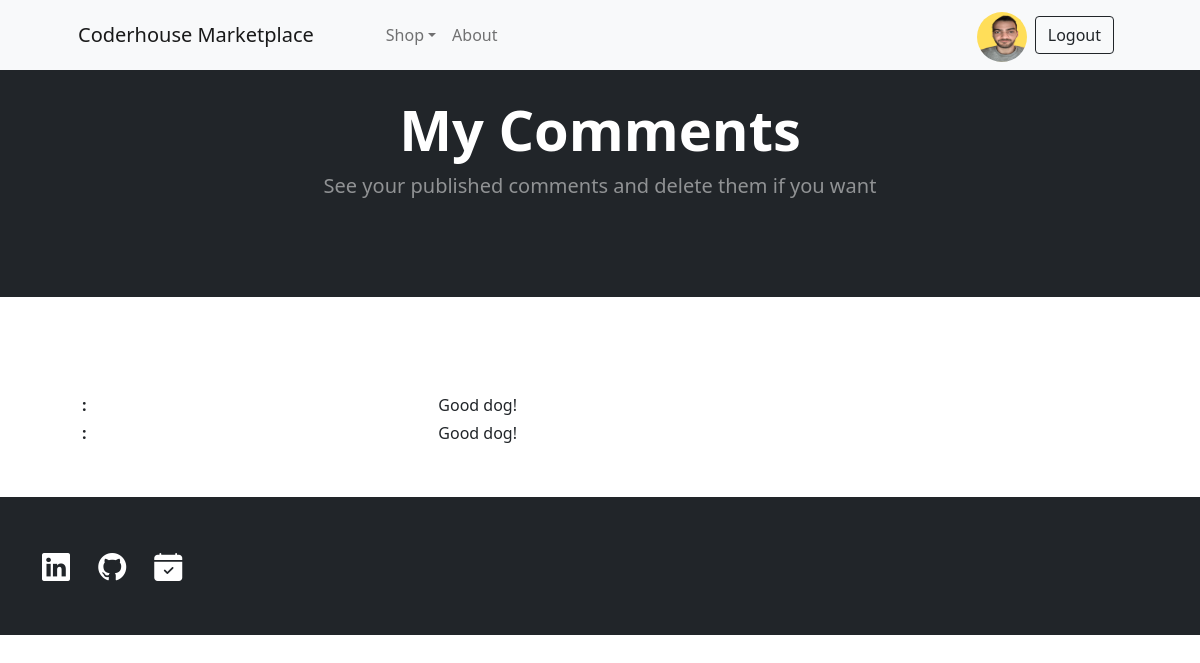
The app's page /comment-list/ (signed in), older data.
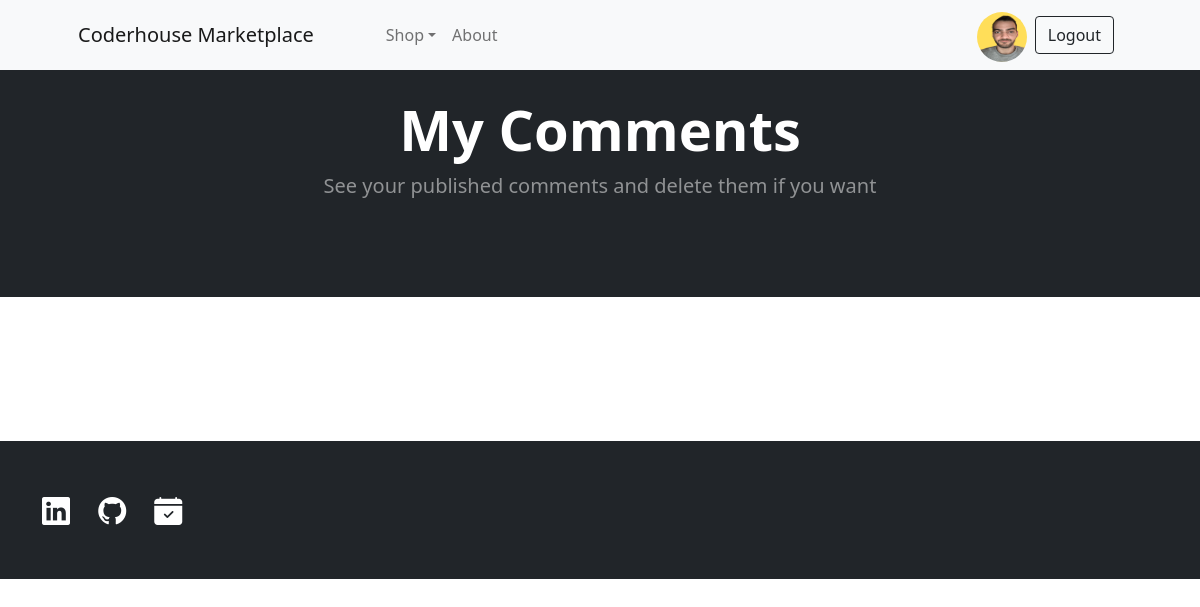
The same page, newer data.
### Project/models.py (models this page shows, shortened)
class Comment(models.Model):
    comment = models.TextField(blank=True)
    likes = models.ManyToManyField(settings.AUTH_USER_MODEL, blank=True, related_name='user_like')
    product = models.ForeignKey(Product, null=True, blank=True, on_delete=models.CASCADE, related_name='comments')
    date = models.DateTimeField(auto_now_add=True)
    user = models.ForeignKey(settings.AUTH_USER_MODEL, null=True, blank=True, on_delete=models.CASCADE)

### Project/views.py (the view)
# urls.py: path('comment-list/', CommentList.as_view(), name='comment-list'),
class CommentList(LoginRequiredMixin, ListView):
    model = Product
    template_name = 'comment-list.html'
    def get_context_data(self, **kwargs):
        context = super().get_context_data(**kwargs)
        context['comments'] = Comment.objects.all()

### templates/comment-list.html (shortened to what this page needs)
{% extends 'main.html' %}
{% block header %}
My Comments
{% endblock %}
{% block subheader %}
See your published comments and delete them if you want
{% endblock %}
{% block content %}
<section class="py-5">
    <div class="container px-4 px-lg-5 mt-5">
        <div class="mb-1 column comment-div border-0">
            {% if user.comment_set.all %}
            {% for comment in user.comment_set.all %}
            <div id="{{ comment.id }}"class='d-flex justify-content-between col-5 p-0 m-1'>
                <strong>{{ comment.product.name }} : </strong> {{ comment.comment }}
            </div>
            {% endfor %}
            {% endif %}
        </div>
    </div>
</section>
{% endblock %}

Row changes from the older to the newer data that the page shows:
removed Comment: comment "Good dog!"
removed Comment: comment "Good dog!"
